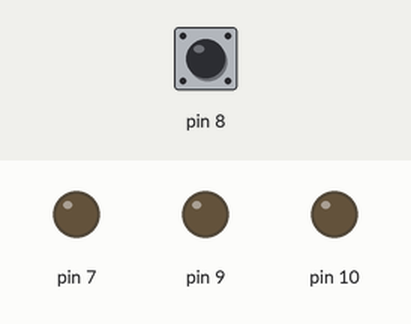
Recording of a sketch running on a simulated Arduino Uno, built with avr-gcc and run on an emulated ATmega328P. Parts: output pins drawn as LEDs (lit = HIGH). Inputs (shaded band) come from the test bench; at power-on: pin 8 HIGH.

Above: at 1.2 s.
1.3 s: pin 8 pulled LOW for 0.15 s
At 1.37 s:
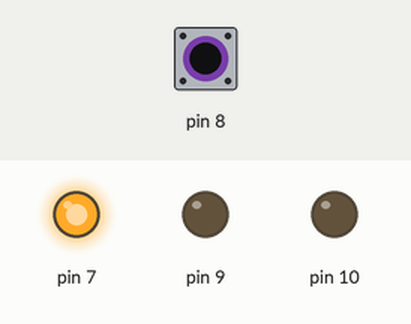
2.9 s: pin 8 pulled LOW for 3.2 s
At 7.2 s:
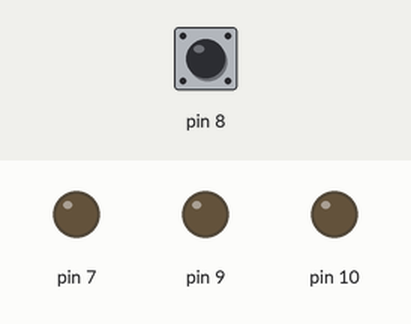
Timing chart, 0 to 8.7 s (numbered marks = the images above; inputs shaded):
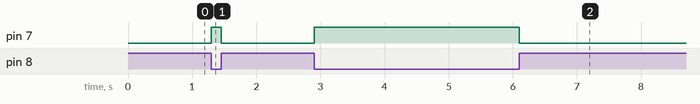

Measured:
- after the input at 1.3 s, pin 7: LOW → HIGH at once, → LOW 0.15 s later
- after the input at 2.9 s, pin 7: LOW → HIGH at once, → LOW 3.2 s later

The sketch:

If_Statement_Button.ino
```cpp
void setup(){
  pinMode(10,OUTPUT);
  pinMode(9, OUTPUT);
  pinMode(8, INPUT_PULLUP);
  pinMode(7, OUTPUT);

  }

void loop() {
    if (digitalRead(8) == LOW){

      digitalWrite(7,HIGH);

    }

    else{
      digitalWrite(7, LOW);
    }

}
```
